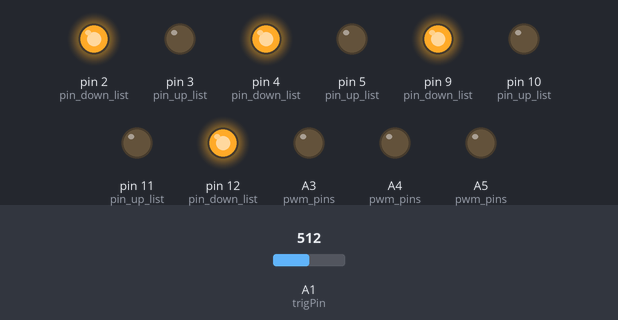
This sketch was run on a simulated Arduino Nano, built with avr-gcc and run on an emulated ATmega328P. On the bench: output pins drawn as LEDs (lit = HIGH). The inputs (shaded band) are chosen by the test bench; at power-on: A1 (trigPin) = 512. What the sketch prints to the serial monitor is not drawn.

Above: at 0.2 s.
At 16.1 s:
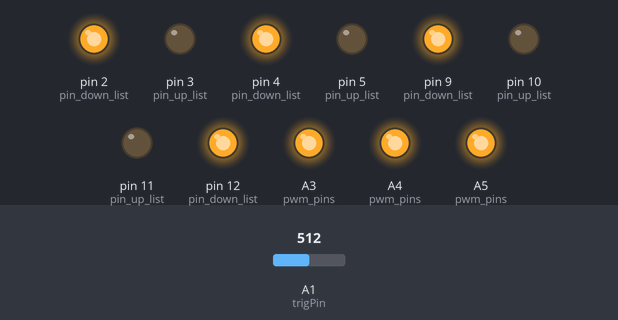
Timing chart, 0 to 17.6 s (numbered marks = the images above):
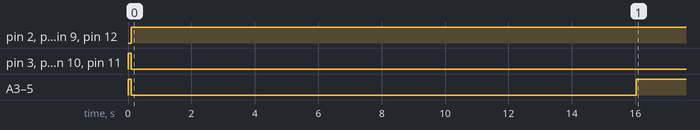

The sketch:

arduino_climber.ino
```cpp
const int LEFT = 7;
const int RIGHT = 6;
const int trigPin = A1;
const int echoPin = A2;
int pin_down_list[4] = {2, 4, 9, 12};
int pin_up_list[4] = {3, 5, 10, 11};
uint16_t pwm_pins[4] = {A6, A5, A4, A3};
int pin_all[8] = {2, 4, 10, 12, 3, 5, 9, 11};
bool machine_on = false;

void activate() {
  bool going_down = false;
  float pwm = 255.0;
  int delay_amt = 0;
  for (int pin: pin_up_list) {
      digitalWrite(pin, HIGH);
    }
  while (!going_down) {
    pwm += 0.0;
    Serial.println("im on");
    for (int pin: pwm_pins) {
      analogWrite(pin, pwm);
    }
    // Serial.println(pwm);
    delay_amt++;

    if (analogRead(A1) >= 1) {
      // Serial.print("gkofdg");
      going_down = true;
    }
    delay(100);
  }
  pwm = 0;
  delay_amt = 0;
  for (int pin: pin_up_list) {
    digitalWrite(pin, LOW);
  }
  for (int pin: pin_down_list) {
    digitalWrite(pin, HIGH);
  }
  while (going_down) {
    Serial.print("im doing it");
    pwm += 0.8;
    for (int pin: pwm_pins) {
      analogWrite(pin, pwm);
    }
    delay_amt++;
    if (delay_amt >= 300) {
      break;
    }
    delay(100);
  }
  machine_on = false;

}

void setup() {
  // rotation pins
  Serial.begin(9600);
  for (int pin: pin_all) {
    pinMode(pin, OUTPUT);
  }
  // other pins

  // PWM pins (to control voltage)
  pinMode(11, OUTPUT);
  pinMode(10, OUTPUT);
  pinMode(3, OUTPUT);
  pinMode(9, OUTPUT);

  // for the button
  pinMode(6, INPUT);

  pinMode(trigPin, OUTPUT);
  pinMode(echoPin, INPUT);

  pinMode(A1, INPUT);

}

void loop() {
  Serial.println(analogRead(A1));
  if (analogRead(A1) >= 1 && !machine_on) {
    Serial.print("im on");
    activate();
    machine_on = true;
  }
  else {
    // Serial.println("notup");
  }

}
```

Measured:
- by itself, pin 2 (pin_down_list), pin 4 (pin_down_list), pin 9 (pin_down_list), pin 12 (pin_down_list): LOW → HIGH at 0.10 s
- by itself, pin 3 (pin_up_list), pin 5 (pin_up_list), pin 10 (pin_up_list), pin 11 (pin_up_list): LOW → HIGH at 0.00 s, → LOW 0.10 s later
- by itself, A3 (pwm_pins), A4 (pwm_pins), A5 (pwm_pins): LOW → HIGH at 0.00 s, → LOW 0.10 s later, → HIGH 15.9 s later
